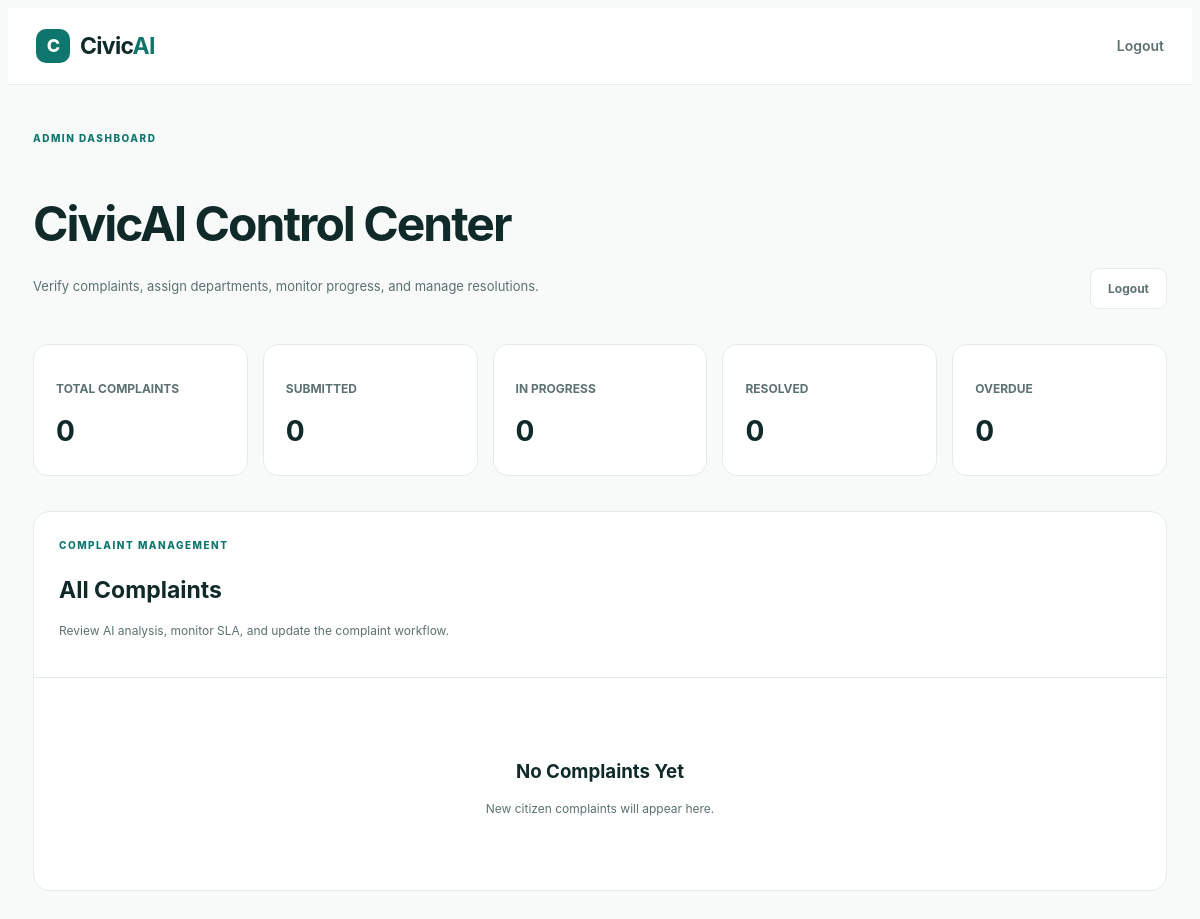
The page /admin-dashboard (signed in) on the database as committed earlier.
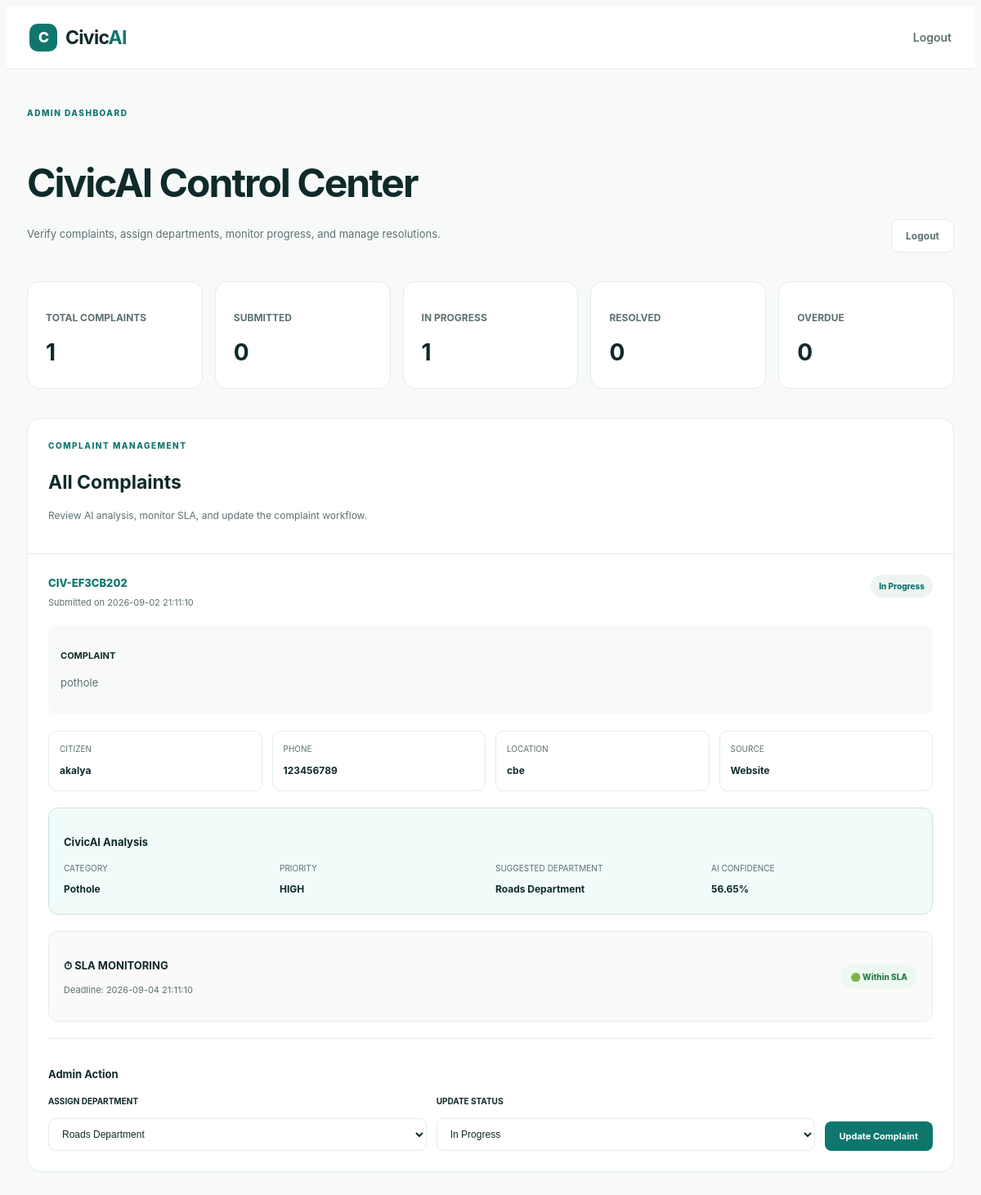
The same page on the database as committed later.
### tables this page shows
CREATE TABLE complaints (

            id INTEGER PRIMARY KEY AUTOINCREMENT,

            complaint_id TEXT UNIQUE,

            citizen_name TEXT,

            phone TEXT,

            description TEXT,

            category TEXT,

            priority TEXT,

            department TEXT,

            location TEXT,

            status TEXT,

            source TEXT,

            created_at TEXT,

            sla_deadline TEXT,

            ai_confidence REAL,

            image_path TEXT

        );

### app.py (the view)
@app.route("/admin-dashboard")
def admin_dashboard():
    if "user_id" not in session or session.get("role") != "admin":
        return redirect(url_for("login"))
    connection = get_db_connection()
    complaints = connection.execute(
        """
        SELECT *
        FROM complaints
        ORDER BY id DESC
        """
    ).fetchall()
    connection.close()
    complaint_list = []
    now = datetime.now()
    for complaint in complaints:
        complaint = dict(complaint)
        sla_status = "No SLA"
        if complaint.get("sla_deadline"):
            try:
                deadline = datetime.fromisoformat(
                    complaint["sla_deadline"]
                )
                if complaint["status"] == "Resolved":
                    sla_status = "Resolved"
                elif now > deadline:
                    sla_status = "Overdue"
                else:
                    sla_status = "Within SLA"
            except ValueError:
                sla_status = "No SLA"
        complaint["sla_status"] = sla_status
        complaint_list.append(complaint)
    total_complaints = len(complaint_list)
    submitted_count = sum(
        1 for c in complaint_list
        if c["status"] == "Submitted"
    )
    in_progress_count = sum(
        1 for c in complaint_list
        if c["status"] == "In Progress"
    )
    resolved_count = sum(
        1 for c in complaint_list
        if c["status"] == "Resolved"
    )
    overdue_count = sum(
        1 for c in complaint_list
        if c["sla_status"] == "Overdue"
    )
    within_sla_count = sum(
        1 for c in complaint_list
        if c["sla_status"] == "Within SLA"
    )
    return render_template(
        "admin_dashboard.html",
        complaints=complaint_list,
        total_complaints=total_complaints,
        submitted_count=submitted_count,
        in_progress_count=in_progress_count,
        resolved_count=resolved_count,
        overdue_count=overdue_count,
        within_sla_count=within_sla_count
    )

### app.py (called while the page is built)
def get_db_connection():
    connection = sqlite3.connect(DATABASE)
    connection.row_factory = sqlite3.Row
    return connection

### templates/admin_dashboard.html (shortened to what the changed rows need)
<!DOCTYPE html>
<html lang="en">
<head>
    <link rel="stylesheet"
          href="{{ url_for('static', filename='css/style.css') }}">
</head>
<body>
<main class="admin-page">
    <div class="admin-container">
        <section class="admin-header">
            <div>
                <h1>
                    CivicAI Control Center
                </h1>
            </div>
        </section>
        <section class="stats-grid">
            <div class="stat-card">
                <h3>
                    TOTAL COMPLAINTS
                </h3>
                <strong>
                    {{ complaints|length }}
                </strong>
            </div>
            <div class="stat-card">
                <h3>
                    IN PROGRESS
                </h3>
                <strong>
                    {{ complaints|selectattr("status", "equalto", "In Progress")|list|length }}
                </strong>
            </div>
        </section>
        <section class="complaints-section">
            <div class="section-top">
                <h2>
                    All Complaints
                </h2>
            </div>
            <div class="complaint-list">
                {% if complaints %}
                    {% for complaint in complaints %}
                    <article class="complaint-card">
                        <div class="complaint-top">
                            <div>
                                <div class="complaint-id">
                                    {{ complaint["complaint_id"] }}
                                </div>
                                <div class="complaint-date">
                                    Submitted on
                                    {{ complaint["created_at"] }}
                                </div>
                            </div>
                            <div class="status">
                                {{ complaint["status"] }}
                            </div>
                        </div>
                        <div class="complaint-description">
                            <h4>
                                COMPLAINT
                            </h4>
                            <p>
                                {{ complaint["description"] }}
                            </p>
                        </div>
                        <div class="complaint-details">
                            <div class="detail-box">
                                <span>
                                    CITIZEN
                                </span>
                                <strong>
                                    {{ complaint["citizen_name"] }}
                                </strong>
                            </div>
                            <div class="detail-box">
                                <span>
                                    PHONE
                                </span>
                                <strong>
                                    {{ complaint["phone"] or "Not provided" }}
                                </strong>
                            </div>
                            <div class="detail-box">
                                <span>
                                    LOCATION
                                </span>
                                <strong>
                                    {{ complaint["location"] }}
                                </strong>
                            </div>
                            <div class="detail-box">
                                <span>
                                    SOURCE
                                </span>
                                <strong>
                                    {{ complaint["source"] }}
                                </strong>
                            </div>
                        </div>
                        <div class="ai-section">
                            <h3>
                                CivicAI Analysis
                            </h3>
                            <div class="ai-details">
                                <div class="ai-box">
                                    <span>
                                        CATEGORY
                                    </span>
                                    <strong>
                                        {{ complaint["category"] }}
                                    </strong>
                                </div>
                                <div class="ai-box">
                                    <span>
                                        PRIORITY
                                    </span>
                                    <strong>
                                        {{ complaint["priority"] }}
                                    </strong>
                                </div>
                                <div class="ai-box">
                                    <span>
                                        SUGGESTED DEPARTMENT
                                    </span>
                                    <strong>
                                        {{ complaint["department"] }}
                                    </strong>
                                </div>
                                <div class="ai-box">
                                    <span>
                                        AI CONFIDENCE
                                    </span>
                                    <strong>
                                        {{ complaint["ai_confidence"] }}%
                                    </strong>
                                </div>
                            </div>
                        </div>
                        <div class="sla-section">
                            <div class="sla-header">
                                <div>
                                    <h3>
                                        ⏱ SLA MONITORING
                                    </h3>
                                    <p>
                                        Deadline:
                                        {{ complaint["sla_deadline"] }}
                                    </p>
                                </div>
                                {% if complaint["sla_status"] == "Overdue" %}
                                    <span class="sla-overdue">
                                        🔴 Overdue
                                    </span>
                                {% elif complaint["sla_status"] == "Within SLA" %}
                                    <span class="sla-within">
                                        🟢 Within SLA
                                    </span>
                                {% else %}
                                    <span class="sla-none">
                                        No SLA
                                    </span>
                                {% endif %}
                            </div>
                        </div>
                        <div class="admin-actions">
                            <h3>
                                Admin Action
                            </h3>
                            <form
                                class="update-form"
                                action="{{ url_for(
                                    'update_complaint',
                                    complaint_id=complaint['id']
                                ) }}"
                                method="POST">
                                <div class="form-group">
                                    <label>
                                        ASSIGN DEPARTMENT
                                    </label>
                                    <select name="department">
                                        <option
                                            value="Roads Department"
                                            {% if complaint["department"] == "Roads Department" %}selected{% endif %}>
                                            Roads Department
                                        </option>
                                    </select>
                                </div>
                                <div class="form-group">
                                    <label>
                                        UPDATE STATUS
                                    </label>
                                    <select name="status">
                                        <option
                                            value="In Progress"
                                            {% if complaint["status"] == "In Progress" %}selected{% endif %}>
                                            In Progress
                                        </option>
                                    </select>
                                </div>
                                <button
                                    type="submit"
                                    class="update-button">
                                    Update Complaint
                                </button>
                            </form>
                        </div>
                    </article>
                    {% endfor %}
                {% else %}
                    <div class="no-complaints">
                        <h3>
                            No Complaints Yet
                        </h3>
                        <p>
                            New citizen complaints will appear here.
                        </p>
                    </div>
                {% endif %}
            </div>
        </section>
    </div>
</main>
</body>
</html>

Rows that differ between the two databases and show on the page:
added complaints: complaint_id "CIV-EF3CB202", created_at "2026-09-02 21:11:10", status "In Progress", description "pothole", citizen_name "akalya", phone "123456789", location "cbe", source "Website", category "Pothole", priority "HIGH", department "Roads Department", ai_confidence "56.65", sla_deadline "2026-09-04 21:11:10"
Other text that changed with them:
{{ complaints|length }}: "0" → "1"
{{ complaints|selectattr("status", "equalto", "In Progress")|list|length }}: "0" → "1"
text no longer shown: "No Complaints Yet New citizen complaints will appear here."
